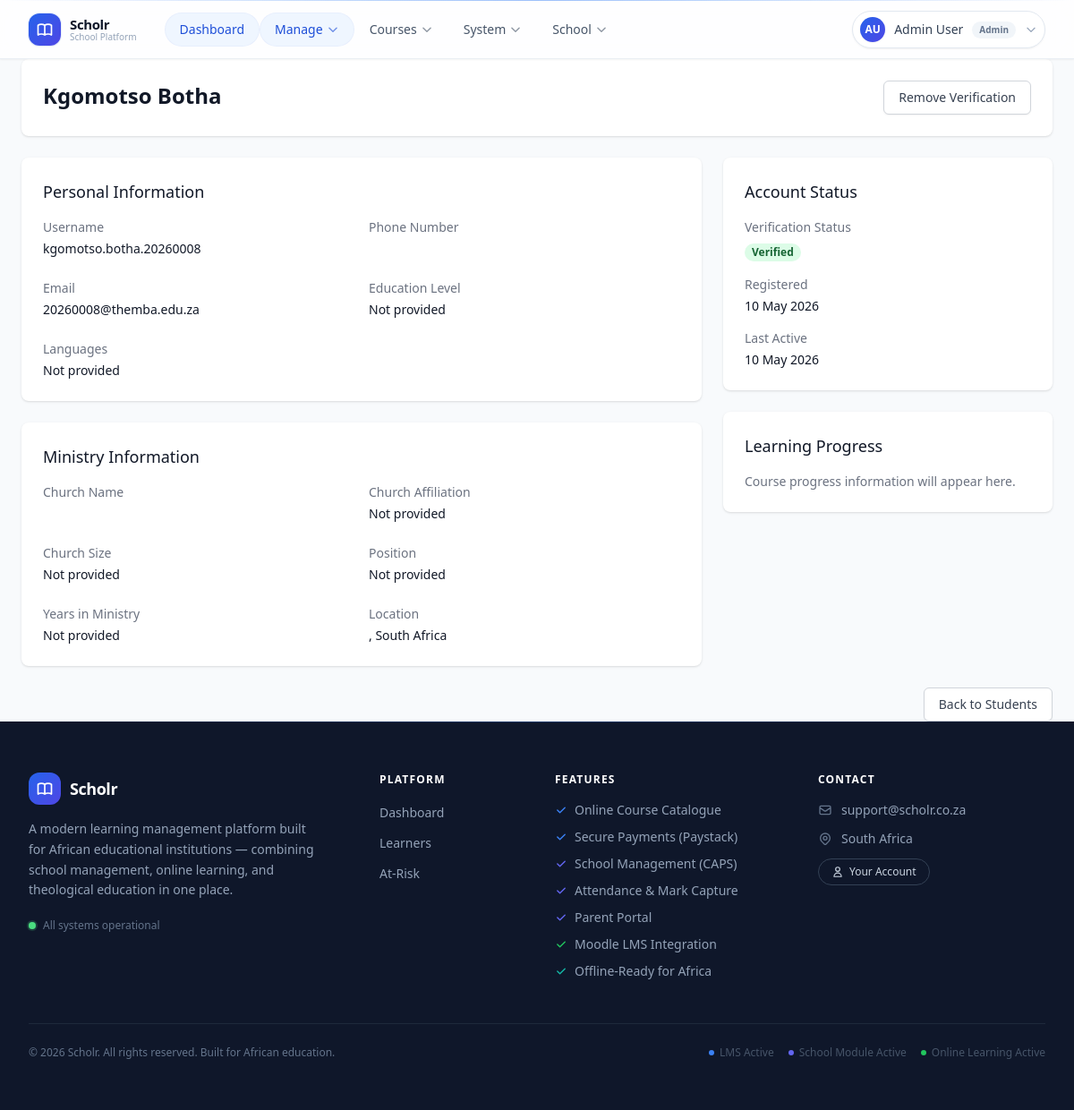
The page /dashboard/students/23/ (signed in) on the database as committed earlier.
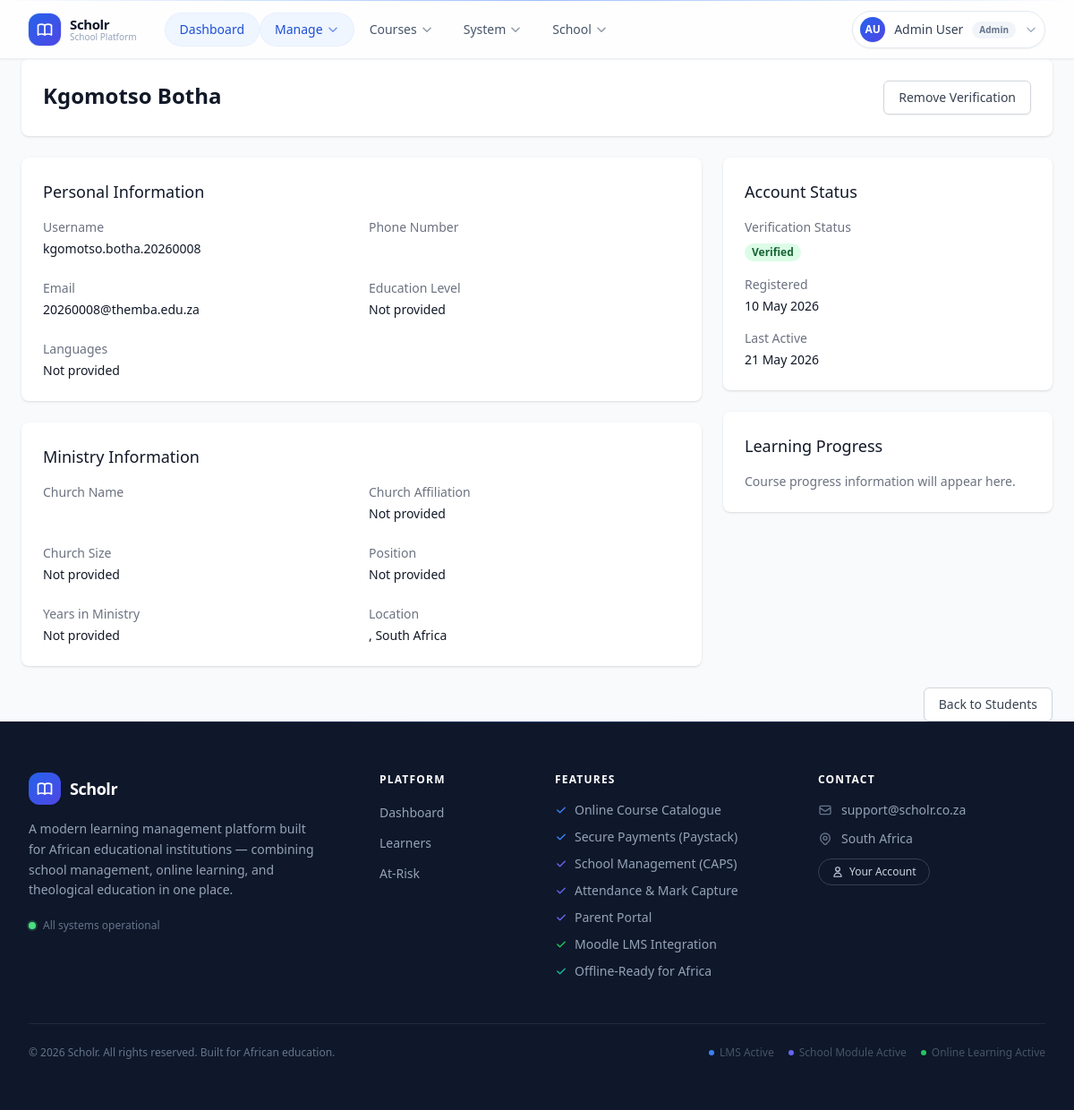
The same page on the database as committed later.
### accounts/models.py (models this page shows, shortened)
class User(AbstractUser):
    STUDENT = 'student'
    DEAN = 'dean'
    ADMIN = 'admin'
    TEACHER = 'teacher'
    PRINCIPAL = 'principal'
    HOD = 'hod'
    ADMIN_CLERK = 'admin_clerk'
    PARENT = 'parent'
    LEARNER = 'learner'
    ROLE_CHOICES = [
        (STUDENT, 'Student (Pastor)'),
        (DEAN, 'Dean (Facilitator)'),
        (ADMIN, 'System Administrator'),
        (TEACHER, 'Teacher'),
        (PRINCIPAL, 'Principal'),
        (HOD, 'Head of Department'),
        (ADMIN_CLERK, 'Administrative Clerk'),
        (PARENT, 'Parent / Guardian'),
        (LEARNER, 'Learner'),
    ]
    LMS_ROLES = {STUDENT, DEAN, ADMIN}
    SCHOOL_ROLES = {TEACHER, PRINCIPAL, HOD, ADMIN_CLERK, PARENT, LEARNER}
    STAFF_ROLES = {TEACHER, PRINCIPAL, HOD, ADMIN_CLERK}
    phone_regex = RegexValidator(
        regex=r'^\+?1?\d{9,15}$',
        message="Phone must be in format: '+999999999'. Up to 15 digits allowed."
    )
    role = models.CharField(
        max_length=20,
        choices=ROLE_CHOICES,
        default=STUDENT,
        db_index=True,
        help_text="User's role in the system determines permissions"
    )
    phone_number = models.CharField(
        validators=[phone_regex],
        max_length=17,
        unique=True,
        help_text="Primary contact number - required for all users"
    )
    email = models.EmailField(
        _('email address'),
        blank=True,
        null=True,
        help_text="Email is optional - many pastors don't have regular access"
    )
    is_verified = models.BooleanField(
        default=False,
        help_text="Whether dean/admin has verified this account"
    )
    verified_by = models.ForeignKey(
        'self',
        on_delete=models.SET_NULL,
        null=True,
        blank=True,
        related_name='verified_users',
        help_text="Admin/Dean who verified this account"
    )
    verified_at = models.DateTimeField(
        null=True,
        blank=True,
        help_text="When the account was verified"
    )
    created_at = models.DateTimeField(auto_now_add=True)
    updated_at = models.DateTimeField(auto_now=True)
    last_sync = models.DateTimeField(
        null=True,
        blank=True,
        help_text="Last time this user's data was synced from offline device"
    )
    class Meta:
        db_table = 'users'
        verbose_name = 'User'
        verbose_name_plural = 'Users'
        ordering = ['-created_at']
        indexes = [
            models.Index(fields=['email'], name='idx_user_email'),
            models.Index(fields=['phone_number'], name='idx_user_phone'),
            models.Index(fields=['role', 'is_active'], name='idx_user_role_active'),
            models.Index(fields=['is_verified'], name='idx_user_verified'),
            models.Index(fields=['created_at'], name='idx_user_created'),
        ]
    def get_full_name(self):
        full_name = f"{self.first_name} {self.last_name}".strip()
        return full_name if full_name else self.username

### accounts/views.py (the view)
# urls.py: path('students/<int:user_id>/', views.student_detail_view, name='student_detail'),
@login_required
def student_detail_view(request, user_id):
    if request.user.role not in [User.DEAN, User.ADMIN]:
        raise PermissionDenied
    student = get_object_or_404(
        User.objects.select_related('profile'),
        id=user_id,
        role=User.STUDENT
    )
    if request.user.role == User.DEAN:
        if student.profile.region != request.user.profile.region:
            raise PermissionDenied
    context = {
        'student': student,
        'profile': student.profile,
        'courses': [],
        'progress': {},
        'certificates': [],
    }
    return render(request, 'accounts/student_detail.html', context)

### academics/context_processors.py (called while the page is built)
def school_context(request):
    if not hasattr(request, "_cached_school"):
        request._cached_school = School.get_current()
    return {"school": request._cached_school}

### academics/models/school.py (called while the page is built)
    @classmethod
    def get_current(cls):
        return cls.objects.select_related('principal').first()

### scholr/context_processors.py (called while the page is built)
def features(request):
    return {
        'SCHOLR_LMS_ENABLED':        lms_enabled(),
        'SCHOLR_ACADEMICS_ENABLED':  academics_enabled(),
        'SCHOLR_BRIDGE_ENABLED':     bridge_enabled(),
        'SCHOLR_ENROLLMENT_ENABLED': enrollment_enabled(),
        'SCHOLR_BURSARY_ENABLED':    bursary_enabled(),
    }

### scholr/features.py (called while the page is built)
def lms_enabled() -> bool:
    return getattr(settings, 'SCHOLR_LMS_ENABLED', True)

def academics_enabled() -> bool:
    return getattr(settings, 'SCHOLR_ACADEMICS_ENABLED', True)

def bridge_enabled() -> bool:
    return lms_enabled() and academics_enabled()

def enrollment_enabled() -> bool:
    return getattr(settings, 'SCHOLR_ENROLLMENT_ENABLED', False)

def bursary_enabled() -> bool:
    return (
        getattr(settings, 'SCHOLR_ENROLLMENT_ENABLED', False)
        and getattr(settings, 'SCHOLR_BURSARY_ENABLED', False)
    )

### templates/accounts/student_detail.html (shortened to what the changed rows need)
{% extends 'base/base.html' %}
{% block content %}
<div class="max-w-6xl mx-auto space-y-6">
    <div class="bg-white shadow rounded-lg">
        <div class="px-4 py-5 sm:p-6">
            <div class="flex items-center justify-between">
                <div>
                    <h2 class="text-2xl font-bold text-gray-900">{{ student.get_full_name }}</h2>
                </div>
            </div>
        </div>
    </div>
    <div class="grid grid-cols-1 gap-6 lg:grid-cols-3">
        <div class="lg:col-span-2 space-y-6">
            <div class="bg-white shadow rounded-lg">
                <div class="px-4 py-5 sm:p-6">
                    <dl class="grid grid-cols-1 gap-x-4 gap-y-6 sm:grid-cols-2">
                        <div>
                            <dt class="text-sm font-medium text-gray-500">Username</dt>
                            <dd class="mt-1 text-sm text-gray-900">{{ student.username }}</dd>
                        </div>
                        <div>
                            <dt class="text-sm font-medium text-gray-500">Email</dt>
                            <dd class="mt-1 text-sm text-gray-900">{{ student.email|default:"Not provided" }}</dd>
                        </div>
                    </dl>
                </div>
            </div>
        </div>
        <div class="space-y-6">
            <div class="bg-white shadow rounded-lg">
                <div class="px-4 py-5 sm:p-6">
                    <dl class="space-y-4">
                        <div>
                            <dt class="text-sm font-medium text-gray-500">Registered</dt>
                            <dd class="mt-1 text-sm text-gray-900">{{ student.created_at|date:"d M Y" }}</dd>
                        </div>
                        <div>
                            <dt class="text-sm font-medium text-gray-500">Last Active</dt>
                            <dd class="mt-1 text-sm text-gray-900">{{ student.last_login|date:"d M Y"|default:"Never" }}</dd>
                        </div>
                    </dl>
                </div>
            </div>
        </div>
    </div>
</div>
{% endblock %}

Rows that differ between the two databases and show on the page:
changed User "Kgomotso Botha": last_login "10 May 2026" → "21 May 2026"
